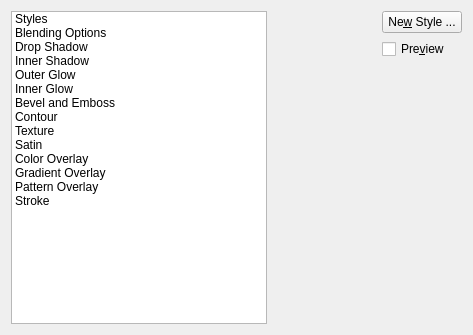
<?xml version="1.0" encoding="UTF-8"?>
<ui version="4.0">
 <class>WdgStylesDialog</class>
 <widget class="QWidget" name="WdgStylesDialog">
  <property name="geometry">
   <rect>
    <x>0</x>
    <y>0</y>
    <width>473</width>
    <height>335</height>
   </rect>
  </property>
  <property name="windowTitle">
   <string>Form</string>
  </property>
  <layout class="QHBoxLayout" name="horizontalLayout">
   <item>
    <widget class="QListWidget" name="lstStyleSelector">
     <item>
      <property name="text">
       <string>Styles</string>
      </property>
     </item>
     <item>
      <property name="text">
       <string>Blending Options</string>
      </property>
     </item>
     <item>
      <property name="text">
       <string>Drop Shadow</string>
      </property>
      <property name="checkState">
       <enum>Unchecked</enum>
      </property>
     </item>
     <item>
      <property name="text">
       <string>Inner Shadow</string>
      </property>
      <property name="checkState">
       <enum>Unchecked</enum>
      </property>
     </item>
     <item>
      <property name="text">
       <string>Outer Glow</string>
      </property>
      <property name="checkState">
       <enum>Unchecked</enum>
      </property>
     </item>
     <item>
      <property name="text">
       <string>Inner Glow</string>
      </property>
      <property name="checkState">
       <enum>Unchecked</enum>
      </property>
     </item>
     <item>
      <property name="text">
       <string>Bevel and Emboss</string>
      </property>
      <property name="checkState">
       <enum>Unchecked</enum>
      </property>
     </item>
     <item>
      <property name="text">
       <string>Contour</string>
      </property>
      <property name="checkState">
       <enum>Unchecked</enum>
      </property>
     </item>
     <item>
      <property name="text">
       <string>Texture</string>
      </property>
      <property name="checkState">
       <enum>Unchecked</enum>
      </property>
     </item>
     <item>
      <property name="text">
       <string>Satin</string>
      </property>
      <property name="checkState">
       <enum>Unchecked</enum>
      </property>
     </item>
     <item>
      <property name="text">
       <string>Color Overlay</string>
      </property>
      <property name="checkState">
       <enum>Unchecked</enum>
      </property>
     </item>
     <item>
      <property name="text">
       <string>Gradient Overlay</string>
      </property>
      <property name="checkState">
       <enum>Unchecked</enum>
      </property>
     </item>
     <item>
      <property name="text">
       <string>Pattern Overlay</string>
      </property>
      <property name="checkState">
       <enum>Unchecked</enum>
      </property>
     </item>
     <item>
      <property name="text">
       <string>Stroke</string>
      </property>
      <property name="checkState">
       <enum>Unchecked</enum>
      </property>
     </item>
    </widget>
   </item>
   <item>
    <widget class="QStackedWidget" name="stylesStack"/>
   </item>
   <item>
    <layout class="QVBoxLayout" name="verticalLayout">
     <item>
      <widget class="QPushButton" name="bnNewStyle">
       <property name="text">
        <string>Ne&amp;w Style ...</string>
       </property>
      </widget>
     </item>
     <item>
      <widget class="QCheckBox" name="chkPreview">
       <property name="text">
        <string>Pre&amp;view</string>
       </property>
      </widget>
     </item>
     <item>
      <widget class="QLabel" name="lblPreview">
       <property name="sizePolicy">
        <sizepolicy hsizetype="Fixed" vsizetype="Fixed">
         <horstretch>0</horstretch>
         <verstretch>0</verstretch>
        </sizepolicy>
       </property>
       <property name="text">
        <string/>
       </property>
      </widget>
     </item>
     <item>
      <spacer name="verticalSpacer">
       <property name="orientation">
        <enum>Qt::Vertical</enum>
       </property>
       <property name="sizeHint" stdset="0">
        <size>
         <width>20</width>
         <height>40</height>
        </size>
       </property>
      </spacer>
     </item>
    </layout>
   </item>
  </layout>
 </widget>
 <resources/>
 <connections/>
</ui>
